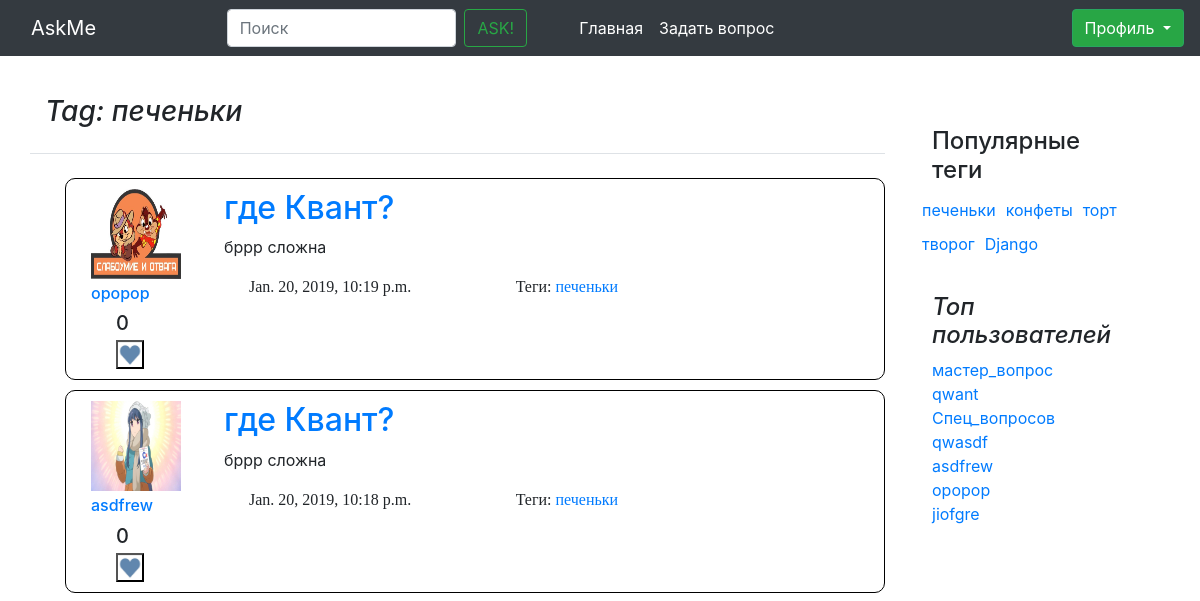
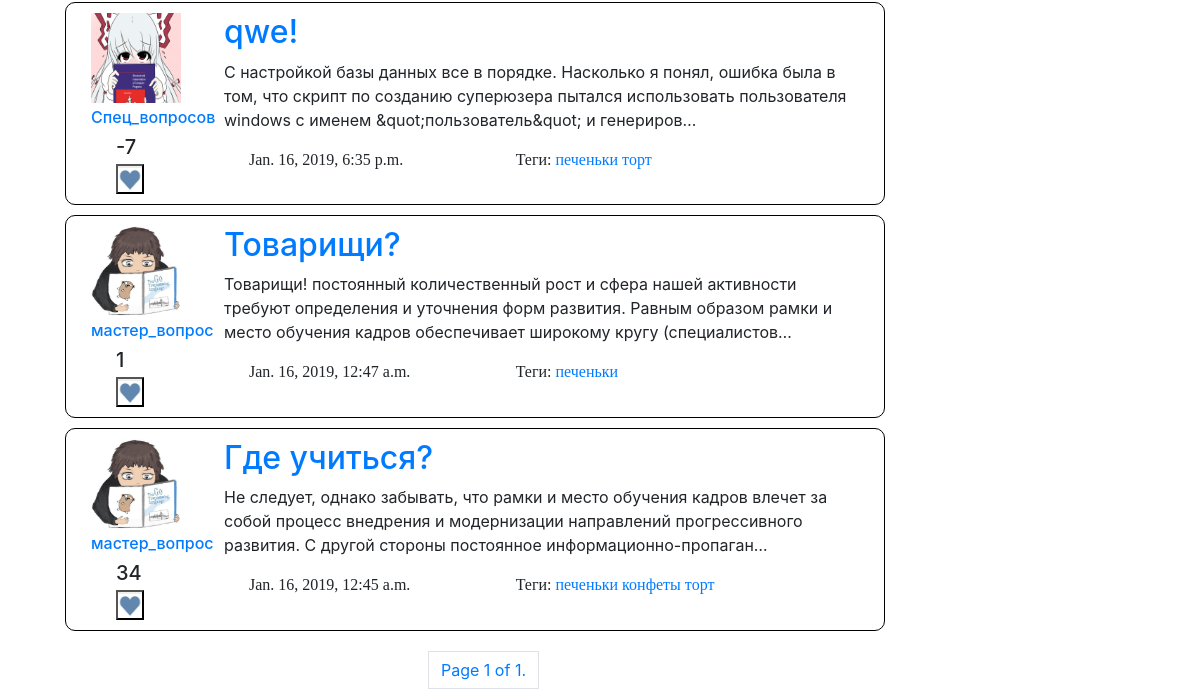
The app's page /tag/1, older data (2 pictures, top to bottom).
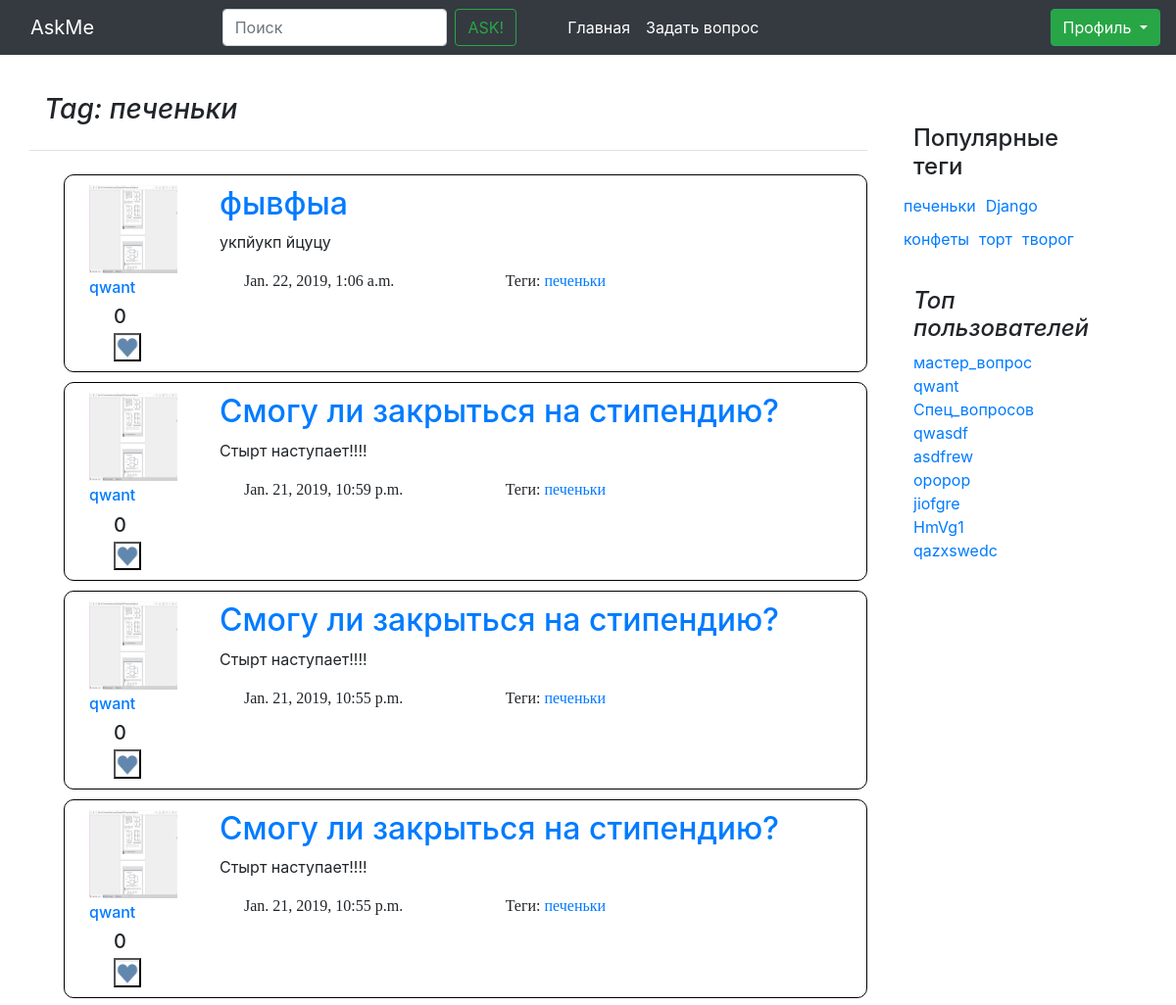
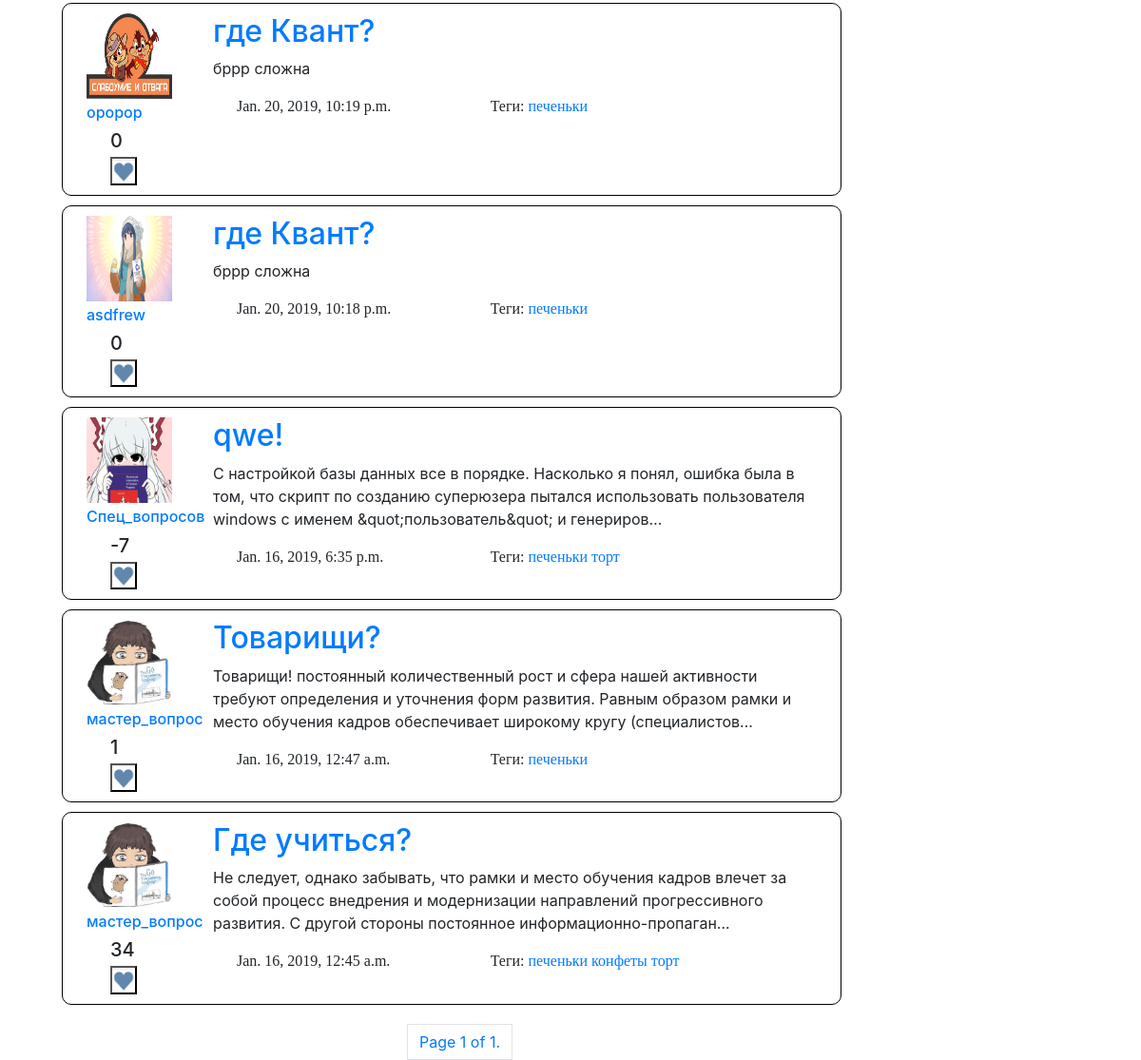
The same page, newer data (2 pictures, top to bottom).
### questions/models.py (models this page shows, shortened)
class Tag(models.Model):
    title = models.CharField(max_length=120, verbose_name=u"Заголовок ярлыка", null=True)
    objects = TagManager()
    def __str__(self):
        return self.title

class Question(models.Model):
    author = models.ForeignKey(CustomUser, on_delete=models.CASCADE)
    title = models.CharField(max_length=120, default='', verbose_name=u"Заголовок вопроса", null=True)
    text = models.TextField(verbose_name=u"Полное описание вопроса", null=True)
    create_date = models.DateTimeField(default=datetime.now, verbose_name=u"Время создания вопроса", null=True)
    is_active = models.BooleanField(default=True, verbose_name=u"Доступность вопроса")
    tags = models.ManyToManyField(Tag, blank=True)
    rating = models.IntegerField(default=0, null=False, verbose_name="Рейтинг вопроса")
    objects = QuestionManager()
    class Meta:
        ordering = ['-create_date']

class CustomUser(AbstractUser):
    upload = models.ImageField(upload_to='uploads/%Y/%m/%d/', blank=False)
    registration_date = models.DateTimeField(default=timezone.now, verbose_name="Дата решистрации", null=True)
    rating = models.IntegerField(default=0, verbose_name="Рейтинг пользователя", null=True)
    objects = UserManager()
    def __str__(self):
        return self.username

### questions/views.py (the view)
# urls.py: path('tag/<int:id>', views.tag, name='tag'),
def tag(request, id):
    return render(request, 'tag_find.html', {
        'users' : paginate(request, models.CustomUser.objects.by_rating())[0:10],
        'tags' : paginate(request, models.Tag.objects.hottest())[0:10],
        'tag' : get_object_or_404(models.Tag, pk=id) ,
        'questions': paginate(request, models.Question.objects.get_by_tag(tag_id=id)),
        "page_objects": paginate(request, objects_list = models.Question.objects.get_by_tag(tag_id=id)),
    })

### questions/manager.py (called while the page is built)
    def get_by_tag(self, tag_id):
        return self.all().filter(tags__id=tag_id)

    def hottest(self):
        return self.annotate(question_count=Count('question')).order_by('-question_count')

    def by_rating(self):
        return self.order_by('-rating')

### questions/views.py (called while the page is built)
def paginate(request, objects_list):
    paginator = Paginator(objects_list, 30)
    page = request.GET.get('page')
    try:
        objects = paginator.page(page)
    except PageNotAnInteger:
        objects = paginator.page(1)
    except EmptyPage:
        objects = paginator.page(paginator.num_pages)
    return objects

### questions/templates/tag_find.html (shortened to what this page needs)
{% load static %}
<!DOCTYPE html>
<html>
  <head>
      {% block links %}
        <link rel="stylesheet" href="https://stackpath.bootstrapcdn.com/bootstrap/4.2.1/css/bootstrap.min.css">
        <link rel="stylesheet" type="text/css" href="{% static "/css/base.css" %}">
      {% endblock links %}
      {% block OwnLinks %}
        {% load static %}
        <link rel="stylesheet" type="text/css" href="{% static "/css/bender.css" %}">
      {% endblock OwnLinks %}
  </head>
  <body>
    {% include "top_navbar.html" %}
    {% block contant %}
      <div class="container">
        <div class="row">
          <div class="col-md-9 blog-main my_blog">
            {% block NamePage %}
              <div class="pb-3 mb-4 font-italic border-bottom row">
                <h3 class="col-4">
                  {% block NamePage_title %}
                    Tag: {{tag}}
                  {% endblock NamePage_title %}
                </h3>
              </div>
            {% endblock NamePage %}
            {% block userPost %}
              {% include "question_frame.html" %}
            {% endblock userPost %}
          </div>
          <div class="col-md-3">
            {% include "aside_menu.html" %}
          </div>
        </div>
      </div>
    {% endblock contant%}
    {% block paginate %}
      {% include "paginate.html" %}
    {% endblock paginate%}
  </body>
</html>

### questions/templates/top_navbar.html (shortened to what this page needs)
{% block title %}
<nav class="navbar navbar-expand-md navbar-dark fixed-top bg-dark">
    <a class="navbar-brand col-md-2" href="{% url 'index' %}">AskMe</a>
    <div class="collapse navbar-collapse" id="navbarCollapse col-md-1">
      <form class="form-inline mt-2 mt-md-0">
        <input class="form-control mr-sm-2 col-md-8" type="text" placeholder="Поиск" aria-label="Search">
        <button class="btn btn-outline-success my-2 my-sm-0"  type="submit">ASK!</button>
      </form>
      <ul class="navbar-nav mr-auto">
            <li class="nav-item active">
                <a class="nav-link" href="{% url 'index' %}">Главная <span class="sr-only">(current)</span></a>
            </li>
            <li class="nav-item active">
                <a class="nav-link" href="{% url 'ask' %}">Задать вопрос <span class="sr-only">(current)</span></a>
            </li>
        </ul>
    </div>
    {% if user.is_authenticated %}
    {% load static %}
    {% else %}
    <div class="btn-group show" role="group">
        <button id="btnGroupDrop1" type="button" class="btn btn-secondary dropdown-toggle" style="background-color: #28a645; border-color: #28a660; margin-left:50px" data-toggle="dropdown" aria-haspopup="true" aria-expanded="false">
          Профиль
        </button>
    </div>
    {% endif %}
          {% load static %}
  </nav>
{% endblock title %}

### questions/templates/question_frame.html (shortened to what this page needs)
{% load static %}
<link rel="stylesheet" href="{% static "/css/Like.css" %}">
  {% for obj in questions %}
      <div class="blog-post row Post box-shadow">
        <div class="avatarka_in_post col-md-2 ">
          {% load static %}
          <a href="{% url 'user' id=obj.author.id %}">
          	{% if obj.author.upload %}
          		<img src="{{MEDIA_URL}}{{obj.author.upload.url}}" width="90" height="90">
          	{% else %}
          	    <img src="{% static "/img/Empty2.jpg" %}" width="90" height="90">
          	{% endif %}
            <br>
            <div class="h6 Author_label">
              {{obj.author}}
            </div>
          </a>
    			<div class="container Like_rating_move">
    				<div class="row">
    					<div class="card-text h5 Like_rating_mv">
    						{{obj.rating}}
    					</div>
    				</div>
    				<div class="row Like_button_up_menu">
    					<div class="col-md-3">
                <button class="my_btn1 js-like-question Like_button" data-question_id="{{ obj.id }}" data-like_type="like" style="padding: 0px 0px 0px 0px;margin-top: 5px;">
                  <img src="{% static "/img/Like_heart.jpg" %}" alt="" width="24" height="24">
                </button>
    					</div>
    				</div>
    			</div>
        </div>
      <div class="Context_Post col-md-10">
        <a href="{% url 'question_page' id=obj.id %}">
        	<h2 class="blog-post-title">{{obj.title}}</h2>
        </a>
        <p>{{obj.text | truncatechars:200}}</p>
        {% block BottomOnePost %}
          <div class="blog-post-meta row Post_title_bottom">
            <div class="col-md-5">
                {{obj.create_date}}
            </div>
            <div class="col-7">
          	{% if obj.tags %}
          		<p>Теги:
              		{% for t in obj.tags.all %}
              			<a href="{% url 'tag' id=t.id %}">
							        {{t}}
              			</a>
              		{% endfor %}
              	</p>
          	{% endif %}
            </div>
          </div>
        {% endblock BottomOnePost %}
      </div>
    </div>
  {% endfor %}

### questions/templates/aside_menu.html
{% block Asidemenu %}
  <aside class="blog-sidebar my_blog">
    <div class="p-3 mb-3">
      <div class="p-3">
        <h4>Популярные теги</h4>
        <div class="row">
          {% for t in tags %}
            <a href="{% url 'tag' id=t.id %}" class="Pop_tags">{{ t.title }}</a>
          {% endfor %}
        </div>
      </div>
      <div class="p-3">
        <h4 class="font-italic">Топ пользователей</h4>
        <ol class="list-unstyled">
          {% for user in users %}
            <li><a href="{% url 'user' id=user.id %}">{{ user }}</a></li>
          {% endfor %}
        </ol>
      </div>
    </div>
  </aside>
{% endblock Asidemenu %}

### questions/templates/paginate.html (shortened to what this page needs)
{% load static %}
<link rel="stylesheet" type="text/css" href="{% static "/css/paginate.css" %}">
<div class="container" style="
    margin-top: 10px;">
  <div class="row">
    <div class="pagination center">
        <div class="page-link current">
            Page {{ page_objects.number }} of {{ page_objects.paginator.num_pages }}.
        </div>
</div>
  </div>
</div>

### static/css/base.css (style rules this page uses)
.my_blog { margin-top: 95px; }
.Post { border: 1px solid black; border-radius: 10px 10px 10px 10px; margin-left: 20px; padding:10px; margin-bottom: 10px; }
.Post_title_bottom { margin-left: 10px; font-family: "sans-serif"; }
.Pop_tags { padding: 5px; }
.Author_label { margin-top: 5px; }

### static/css/bender.css (style rules this page uses)
.my_blog { margin-top: 95px; }
.Post { border: 1px solid black; border-radius: 10px 10px 10px 10px; margin-left: 20px; padding:10px; margin-bottom: 10px; }
.Post_title_bottom { margin-left: 10px; font-family: "sans-serif"; }
.Pop_tags { padding: 5px; }

### static/css/Like.css (style rules this page uses)
.Like_rating_move { margin-left: 10px; }
.Like_rating_mv { margin-left: 15px; color: ##A6A786 ; }
.Like_button { margin-top: 15px; }

### static/css/paginate.css (style rules this page uses)
.center { margin-left: 35%; }

Row changes from the older to the newer data that the page shows:
added Question: author.upload (picture), author "qwant", rating "0", title "фывфыа", text "укпйукп йцуцу", create_date "Jan. 22, 2019, 1:06 a.m.", Tag (title "печеньки")
added Question: author.upload (picture), author "qwant", rating "0", title "Смогу ли закрыться на стипендию?", text "Стырт наступает!!!!", create_date "Jan. 21, 2019, 10:59 p.m.", Tag (title "печеньки")
added Question: author.upload (picture), author "qwant", rating "0", title "Смогу ли закрыться на стипендию?", text "Стырт наступает!!!!", create_date "Jan. 21, 2019, 10:55 p.m.", Tag (title "печеньки")
added Question: author.upload (picture), author "qwant", rating "0", title "Смогу ли закрыться на стипендию?", text "Стырт наступает!!!!", create_date "Jan. 21, 2019, 10:55 p.m.", Tag (title "печеньки")
shown differently, row unchanged: Tag "Django": moves up the list
added CustomUser: username "HmVg1"
added CustomUser: username "qazxswedc"
